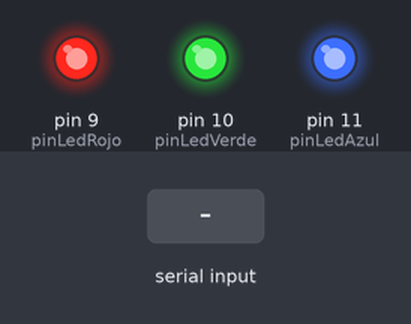
A sketch run on a simulated Arduino Uno, built with avr-gcc and run on an emulated ATmega328P. On the bench: output pins drawn as LEDs (lit = HIGH). The inputs (shaded band) are chosen by the test bench.

Above: at 1.2 s.
1.3 s: "libre\n" received over Serial
At 2.5 s:
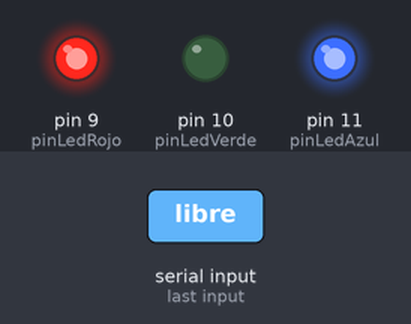
2.8 s: "ocupado\n" received over Serial
At 3.9 s:
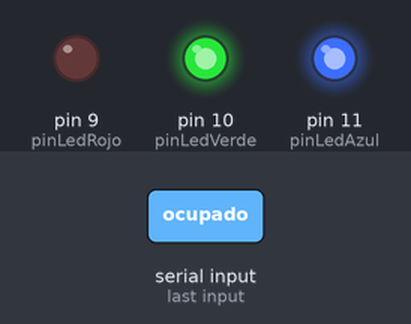
4.3 s: "compartir\n" received over Serial
At 5.1 s:
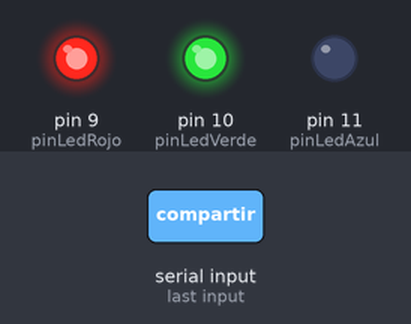
Timing chart, 0 to 7.3 s (numbered marks = the images above; inputs shaded):
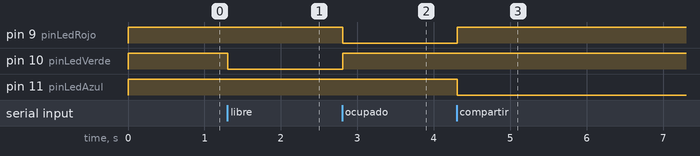

The sketch:

arduino.ino
```cpp
const int pinLedRojo = 9; // Ocupado
const int pinLedVerde = 10; // Libre
const int pinLedAzul = 11; // Compartir

void setup() {
  Serial.begin(9600);

  pinMode(pinLedRojo, OUTPUT);
  pinMode(pinLedVerde, OUTPUT);
  pinMode(pinLedAzul, OUTPUT);

  // Apagar todos los LEDs inicialmente
  analogWrite(pinLedRojo, 255);
  analogWrite(pinLedVerde, 255);
  analogWrite(pinLedAzul, 255);
}

void loop() {
  if (Serial.available() > 0) {
    String command = Serial.readStringUntil('\n');
    command.trim();

    if (command == "libre") {
      setColor(0, 255, 0);  // Verde
    } else if (command == "ocupado") {
      setColor(255, 0, 0);  // Rojo
    } else if (command == "compartir") {
      setColor(0, 0, 255);  // Azul
    }
  }
}

void setColor(int r, int g, int b) {
  analogWrite(pinLedRojo, 255 - r);
  analogWrite(pinLedVerde, 255 - g);
  analogWrite(pinLedAzul, 255 - b);
}
```

Measured:
- after the input at 1.3 s, pin 10 (pinLedVerde): HIGH → LOW at once
- after the input at 2.8 s, pin 9 (pinLedRojo): HIGH → LOW at once; pin 10 (pinLedVerde): LOW → HIGH at once
- after the input at 4.3 s, pin 9 (pinLedRojo): LOW → HIGH at once; pin 11 (pinLedAzul): HIGH → LOW at once
